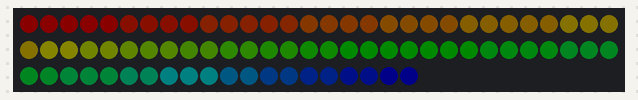
Bench run of a sketch on a simulated Arduino Uno, built with avr-gcc and run on an emulated ATmega328P. Parts: 80 RGB LEDs in strip order, left to right, continuing on the next row. Dim RGB values are drawn brighter than linear.

Above: at 0.15 s.
At 5.02 s:
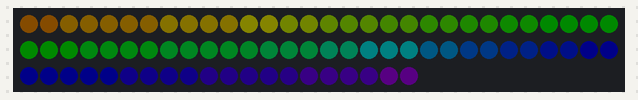
At 9.88 s:
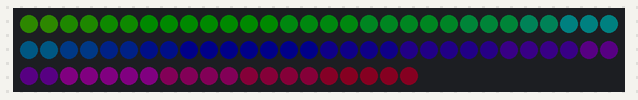
At 19.91 s:
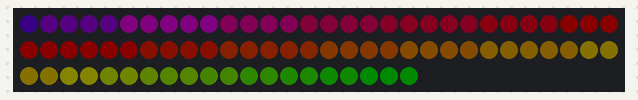
At 29.93 s:
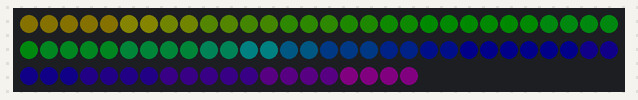
At 39.66 s:
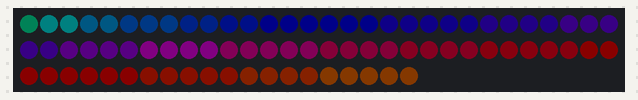

The sketch:

sketch_oct23b.ino
```cpp
#define NUM_LEDS 80
#include "FastLED.h"
#define PIN 10
CRGB leds[NUM_LEDS];
byte counter;
void setup() {
  FastLED.addLeds<WS2811, PIN, GRB>(leds, NUM_LEDS).setCorrection( TypicalLEDStrip );
  FastLED.setBrightness(10);
  pinMode(PIN, OUTPUT);
}
void loop() {
  for (int i = 0; i < NUM_LEDS; i++ ) {         // от 0 до первой трети
    leds[i] = CHSV(counter + i * 2, 255, 255);  // HSV. Увеличивать HUE (цвет)
    // умножение i уменьшает шаг радуги
  }
  counter++;        // counter меняется от 0 до 255 (тип данных byte)
  FastLED.show();
  delay(5);         // скорость движения радуги
}
```
